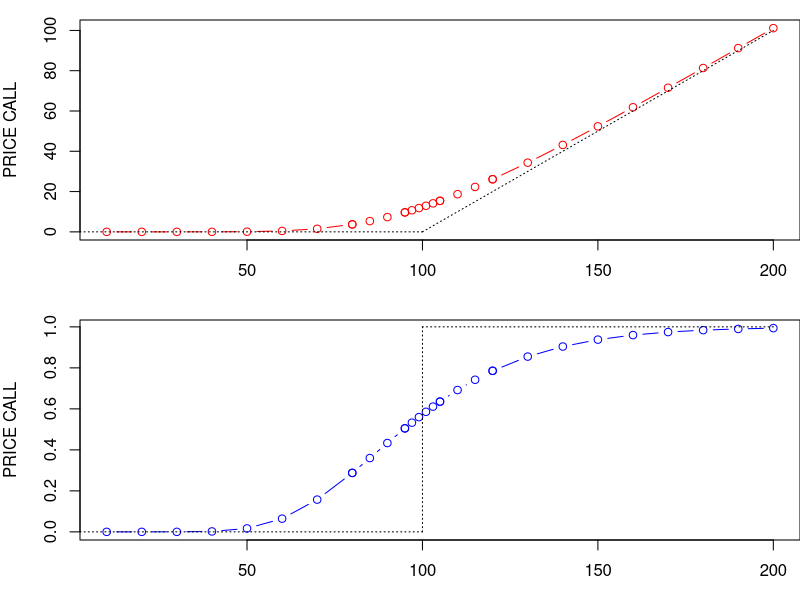

The R source for this figure:
## ---- chunk 1
      t=1;X=100;r=0.01;v=0.3;S=c(seq(from=10,to=80,by=10),seq(from=80,to=95,by=5),seq(from=95,to=105,by=2),seq(from=105,to=120,by=5),seq(from=120,to=200,by=10));cp="call"
      d1 <- (log(S/X)+(r+0.5*v^2)*t)/(v*sqrt(t))
      d2 <- d1-v*sqrt(t)
      delta=pnorm(d1)
      price=S*delta-X*exp(-r*t)*pnorm(d2) 
      gamma=exp(-d1^2/2)/S/v/sqrt(2*pi*t)
      vega=gamma*t*S*S*v
      df<-data.frame(price=price,delta=delta,gamma=gamma,vega=vega)
      
      par(mfcol=c(2,1),par(mar=c(3,4,1,0)))
      plot(S,df$price,type='b',col='red',ylab=paste("PRICE CALL"))
      segments(x0=0,y0=0,x1=100,y1=0,lty=3);segments(x0=100,y0=0,x1=200,y1=100,lty=3)
      plot(S,df$delta,type='b',col='blue',ylab=paste("PRICE CALL"))
      segments(x0=0,y0=0,x1=100,y1=0,lty=3);segments(x0=100,y0=0,x1=100,y1=1,lty=3);segments(x0=200,y0=1,x1=100,y1=1,lty=3)
